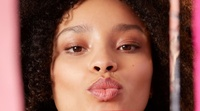
#> input picture img/face.jpg, 200 x 111 px, shrunk from 1126 x 625 before the run
$ python histogram_backprojection.py
#> lines starting #> are read from the running program, lines starting #| are printed output that depends on the picture; pictures that were not available may be replaced by others from this repository, and a replacement may not be noted
import cv2
import numpy as np
import matplotlib.pyplot as plt


model_img = cv2.imread('img/face.jpg')
#> model_img is the input picture: shape (111, 200, 3); mean B, G, R 79.9, 90.7, 138.5
model_hsv_img = cv2.cvtColor(model_img, cv2.COLOR_BGR2HSV) ## HSV = HSI, Value = Intensity
#> model_hsv_img: shape (111, 200, 3); mean H, S, V 36.4, 141.6, 138.5

curr_img = cv2.imread('img/face2.jpg')
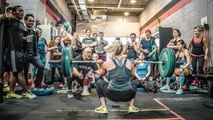
#> input picture img/crossfit.jpg, 213 x 120 px, shrunk from 1200 x 675 before the run, given in place of face2.jpg, which was not available
#> curr_img is the input picture: shape (120, 213, 3); mean B, G, R 100.7, 107.4, 110.6
curr_hsv_img = cv2.cvtColor(curr_img, cv2.COLOR_BGR2HSV)
#> curr_hsv_img: shape (120, 213, 3); mean H, S, V 52.4, 55.2, 117.5

cv2.imshow('original', model_img)
cv2.waitKey(0)
cv2.destroyAllWindows()

q = 64
L = 256

def quantize(a, q = q, L = L) :
    '''
    a : pixel value
    q : scale
    L : original range for Hue or Saturation
    '''
    return int(np.floor(a*q / L))

def get_hist(img, q) :
    # hue, saturation histogram 생성
#> called with q = 64
    height, width = img.shape[:2]
#> height = 111; width = 200
    hist = [[0 for _ in range(q)] for _ in range(q)]
    for j in range(height) :
        for i in range(width) :
            hist[quantize(img[j,i][0])][quantize(img[j,i][1])] += 1  # hue, saturation

    for j in range(q) :
        for i in range(q) :
            hist[j][i] /= (height * width) # 정규화
    return hist

model_hist = get_hist(model_hsv_img, q)
#> model_hist = 64 items
curr_hist = get_hist(curr_hsv_img, q)
#> curr_hist = 64 items

def hist_rate(model_hist, curr_hist, hueval, satval) :
    return min( model_hist[hueval][satval] / curr_hist[hueval][satval], 1.0)

# back projection
height, width = curr_hsv_img.shape[:2]
#> height = 120; width = 213
o = np.zeros((height,width)) # 가능성 맵


for j in range(height) :
    for i in range(width) :
        pixel = curr_hsv_img[j,i]
        o[j,i] = hist_rate(model_hist, curr_hist, hueval = quantize(pixel[0]), \
                                                  satval = quantize(pixel[1]))
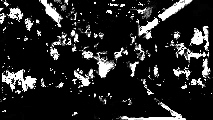
#> o: shape (120, 213) float64; min 0, max 1, mean 0.145

plt.hist(o.flatten().tolist())
plt.imshow(o * 255, cmap = 'gray')
plt.show()
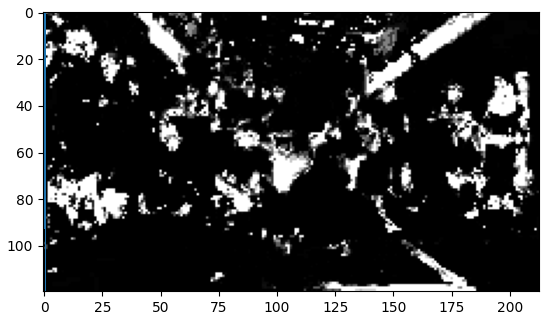
#> figure drawn by matplotlib, 1 panel
